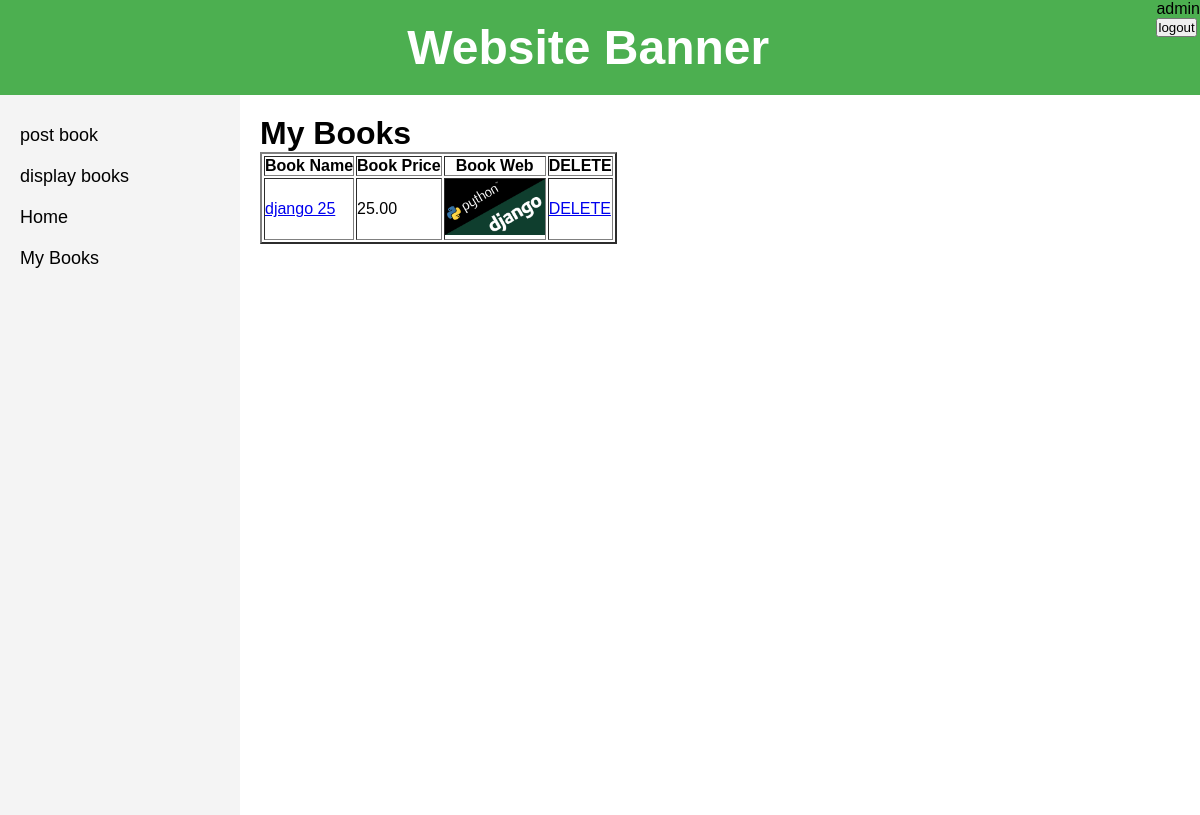
The app's page /mybooks (signed in), older data.
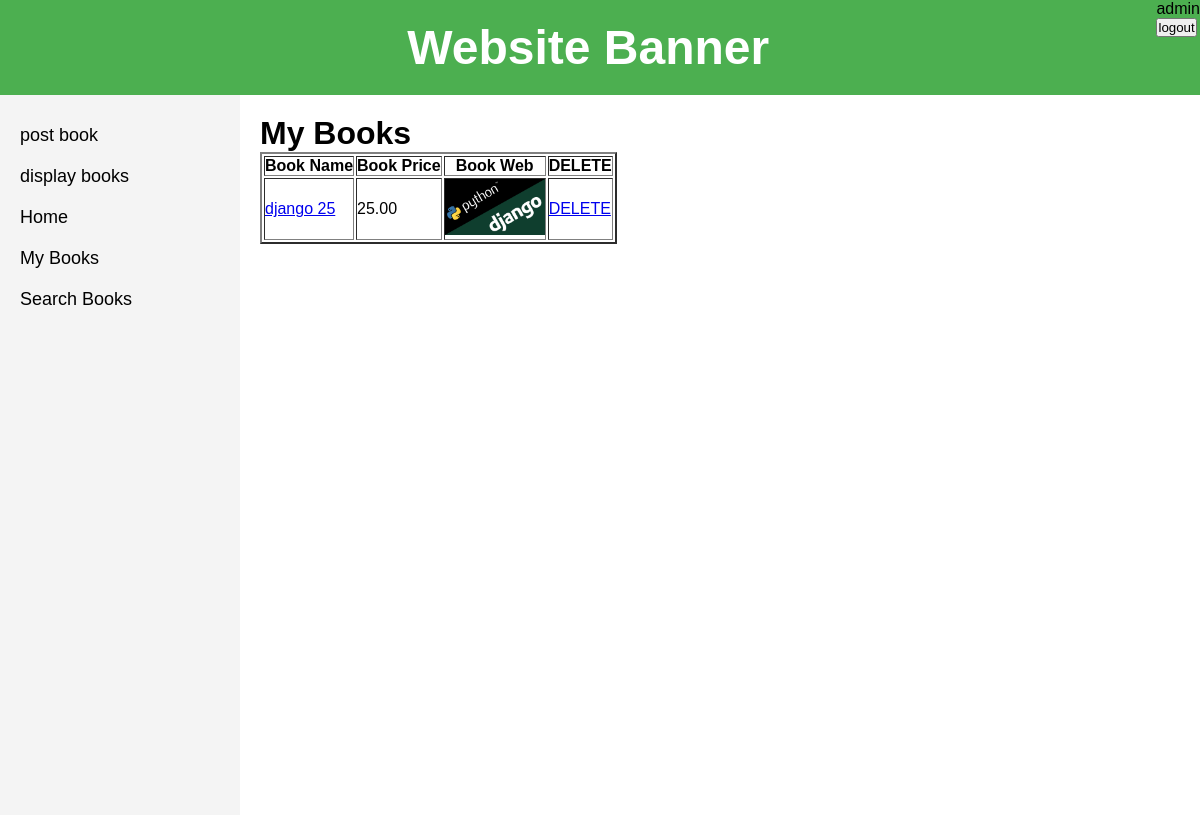
The same page, newer data.
### bookMng/models.py (models this page shows, shortened)
class MainMenu(models.Model):
    item = models.CharField(max_length=300, unique=True)
    link = models.CharField(max_length=300, unique=True)

class Book(models.Model):
    name = models.CharField(max_length=200)
    web = models.URLField(max_length=300)
    price = models.DecimalField(decimal_places=2, max_digits=8)
    publishdate = models.DateField(auto_now=True)
    picture = models.FileField(upload_to='bookEx/static/uploads')
    pic_path = models.CharField(max_length=300)
    username = models.ForeignKey(User, blank=True, null=True, on_delete=models.CASCADE)

### bookMng/views.py (the view)
# urls.py: path('mybooks', views.mybooks, name='mybooks'),
def mybooks(request):
    books = Book.objects.filter(username=request.user)
    for b in books:
        b.pic_path = b.picture.url[14:]
    return render(request, 'bookMng/mybooks.html',
                  {
                      'item_list': MainMenu.objects.all(),
                      'books': books,
                  }
                  )

### bookEx/templates/bookMng/mybooks.html
{% extends "base.html" %}
{% load static %}
{% block sidenav %}
    {% for item in item_list %}
        <li>
            <a href="{{ item.link }}"> {{ item.item }} </a>
        </li>
    {% endfor %}
{% endblock sidenav %}
{% block content %}
    <h1>My Books</h1>
    <table border="2">
        <tr>
          <th>
            Book Name
          </th>
          <th>
            Book Price
          </th>
            <th>
            Book Web
          </th>
            <th>
            DELETE
          </th>
        </tr>
        {% for book in books %}
            <tr>
                <td>
                    <a href="book_detail/{{ book.id }}"> {{ book.name }} </a>
                </td>
                <td>
                    {{ book.price }}
                </td>
                <td>
                    <img src="{% static book.pic_path %}" width="100" />
                </td>
                <td>
                    <a href="book_delete/{{ book.id }}"> DELETE </a>
                </td>
            </tr>
        {% endfor %}
    </table>
{% endblock content %}

Row changes from the older to the newer data that the page shows:
added MainMenu: item "Search Books"
